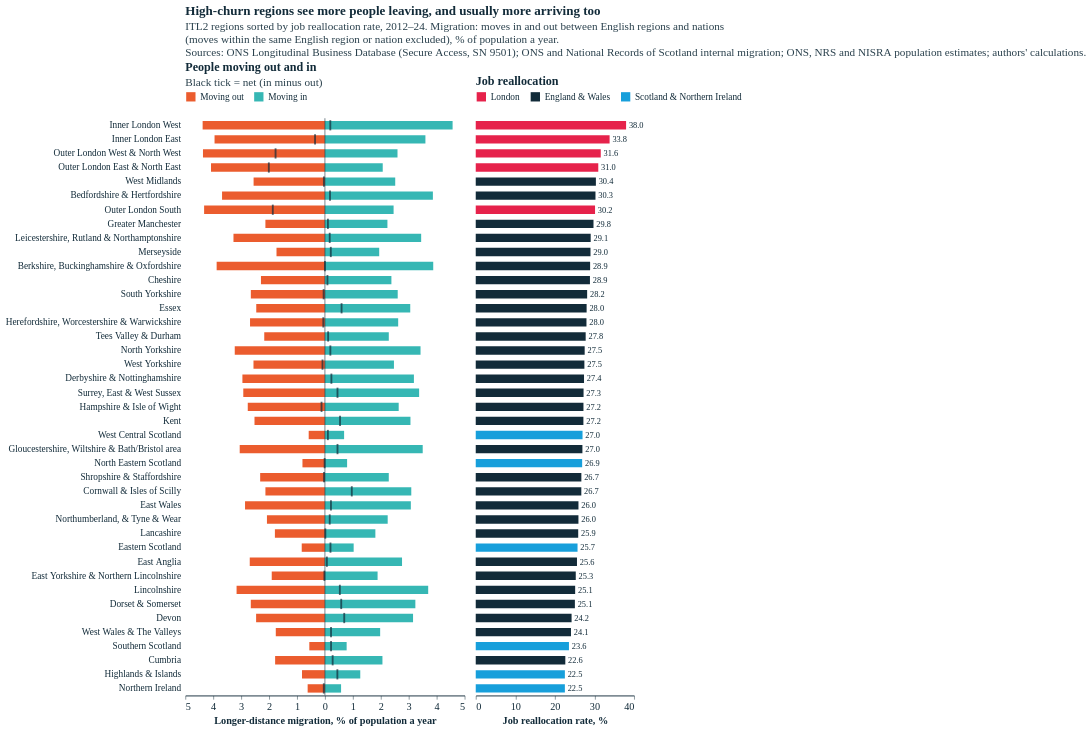

Here is the notebook cell this chart was saved with:
### Code cell
# (c) by region: longer-distance inflow and outflow (butterfly) next to the reallocation rate, sorted by reallocation
d = df.assign(net_long=df.in_long - df.out_long)
d["short"] = d.itl2_name.str.replace(" - ", " ", regex=False).str.replace(" and ", " & ", regex=False)
order = list(d.sort_values("realloc", ascending=False).short)
bf = pd.concat([d.assign(flow="Moving out", rate=-d.out_long), d.assign(flow="Moving in", rate=d.in_long)])
yax = alt.Y("short:N", sort=order, title=None, axis=alt.Axis(labelFontSize=10, labelLimit=260, ticks=False, domain=False))
FCOL = alt.Color("flow:N", scale=alt.Scale(domain=["Moving out", "Moving in"], range=[ECO["orange"], ECO["turquoise"]]),
                 legend=alt.Legend(title=None, orient="top"))
lim = float(np.ceil(max(d.in_long.max(), d.out_long.max())))
butterfly = alt.layer(
    alt.Chart(bf).mark_bar(height=9).encode(
        y=yax, x=alt.X("rate:Q", scale=alt.Scale(domain=[-lim, lim]), title="Longer-distance migration, % of population a year",
                       axis=alt.Axis(labelExpr="abs(datum.value)")),
        color=FCOL, tooltip=["itl2_name:N", "flow:N", alt.Tooltip("rate:Q", format=".2f", title="% of population (out shown negative)")]),
    alt.Chart(d).mark_tick(color=TXT, thickness=2, size=11).encode(y=yax, x=alt.X("net_long:Q"),
        tooltip=["itl2_name:N", alt.Tooltip("net_long:Q", format="+.2f", title="Net, longer-distance (%)")]),
    alt.Chart(pd.DataFrame({"v": [0.0]})).mark_rule(color=TXT, opacity=0.6).encode(x="v:Q"),
).properties(width=300, height=620, title=alt.Title("People moving out and in", subtitle="Black tick = net (in minus out)", fontSize=13, anchor="start"))

colr = alt.Color("group:N", scale=alt.Scale(domain=["London", "England & Wales", "Scotland & Northern Ireland"],
                                            range=[ECO["red"], ECO["blue-dark"], ECO["blue-light"]]), legend=alt.Legend(title=None, orient="top"))
realloc_bar = alt.layer(
    alt.Chart(d).mark_bar(height=9).encode(y=alt.Y("short:N", sort=order, axis=None), x=alt.X("realloc:Q", title="Job reallocation rate, %", scale=alt.Scale(domain=[0, 40])),
                                           color=colr, tooltip=["itl2_name:N", alt.Tooltip("realloc:Q", format=".1f")]),
    alt.Chart(d).mark_text(align="left", dx=3, fontSize=9, color=TXT).encode(y=alt.Y("short:N", sort=order, axis=None), x="realloc:Q", text=alt.Text("realloc:Q", format=".1f")),
).properties(width=170, height=620, title=alt.Title("Job reallocation", fontSize=13, anchor="start"))

byreg = alt.hconcat(butterfly, realloc_bar, spacing=10).resolve_scale(color="independent").properties(title=alt.Title(
    "High-churn regions see more people leaving, and usually more arriving too",
    subtitle=["ITL2 regions sorted by job reallocation rate, 2012–24. Migration: moves in and out between English regions and nations",
              "(moves within the same English region or nation excluded), % of population a year.", SOURCE]))
styles.save(byreg, str(FIG), "migration_reallocation_by_region", width=300, height=620)
print("r(realloc, in_long) =", round(np.corrcoef(d.realloc, d.in_long)[0, 1], 2), "| r(realloc, out_long) =", round(np.corrcoef(d.realloc, d.out_long)[0, 1], 2))
byreg
